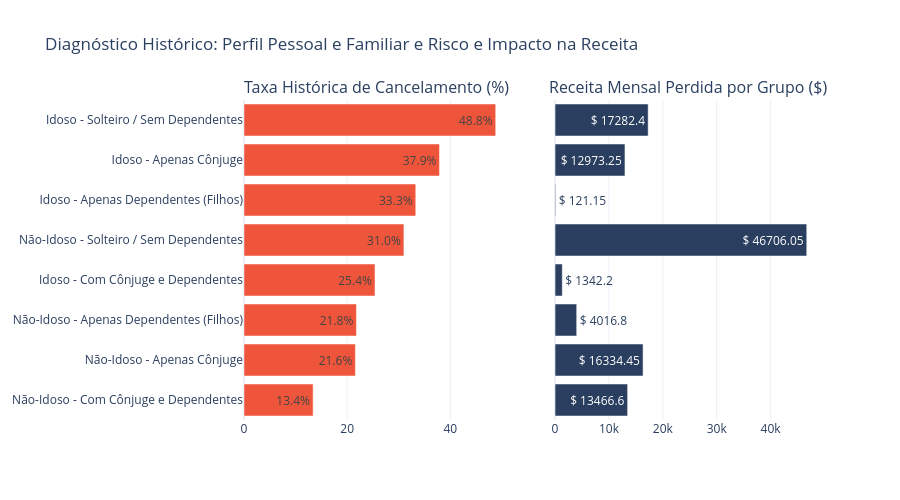

Source (notebook cell):
### Code cell
import plotly.graph_objects as go
from plotly.subplots import make_subplots


resumo_pessoal = df_gold.groupby('perfil_pessoal').agg(
    total_clientes=('flag_churn', 'count'),
    total_cancelamentos=('flag_churn', 'sum'),
    taxa_churn=('flag_churn', lambda x: round(x.mean() * 100, 1)),
    receita_mensal_perdida=('cobranca_mensal', lambda x: round(x[df_gold.loc[x.index, 'flag_churn'] == 1].sum(), 2)),
    ticket_medio_churn=('cobranca_mensal', lambda x: round(x[df_gold.loc[x.index, 'flag_churn'] == 1].mean(), 2))
).reset_index()

resumo_pessoal = resumo_pessoal.sort_values(by='taxa_churn', ascending=True)

fig = make_subplots(
    rows=1, cols=2,
    shared_yaxes=True,
    subplot_titles=("Taxa Histórica de Cancelamento (%)", "Receita Mensal Perdida por Grupo ($)"),
    horizontal_spacing=0.08
)

fig.add_trace(go.Bar(
    x=resumo_pessoal['taxa_churn'],
    y=resumo_pessoal['perfil_pessoal'],
    orientation='h',
    text=resumo_pessoal['taxa_churn'].astype(str) + '%',
    textposition='auto',
    marker=dict(color='#EF553B'),
    name='Taxa de Churn (%)'
), row=1, col=1)

fig.add_trace(go.Bar(
    x=resumo_pessoal['receita_mensal_perdida'],
    y=resumo_pessoal['perfil_pessoal'],
    orientation='h',
    text='$ ' + resumo_pessoal['receita_mensal_perdida'].astype(str),
    textposition='auto',
    marker=dict(color='#2a3f5f'),
    name='Receita Mensal Perdida ($)'
), row=1, col=2)

fig.update_layout(
    title='Diagnóstico Histórico: Perfil Pessoal e Familiar e Risco e Impacto na Receita',
    height=500,
    template='plotly_white',
    showlegend=False
)

fig.show()

### Figure 1 — Plotly figure (JSON) as saved in the notebook; plotly's stock layout.template omitted (floating-point values rounded to 4 significant figures)
{"data": [{"marker": {"color": "#EF553B"}, "name": "Taxa de Churn (%)", "orientation": "h", "text": ["13.4%", "21.6%", "21.8%", "25.4%", "31.0%", "33.3%", "37.9%", "48.8%"], "textposition": "auto", "type": "bar", "x": [13.4, 21.6, 21.8, 25.4, 31.0, 33.3, 37.9, 48.8], "xaxis": "x", "y": ["Não-Idoso - Com Cônjuge e Dependentes", "Não-Idoso - Apenas Cônjuge", "Não-Idoso - Apenas Dependentes (Filhos)", "Idoso - Com Cônjuge e Dependentes", "Não-Idoso - Solteiro / Sem Dependentes", "Idoso - Apenas Dependentes (Filhos)", "Idoso - Apenas Cônjuge", "Idoso - Solteiro / Sem Dependentes"], "yaxis": "y"}, {"marker": {"color": "#2a3f5f"}, "name": "Receita Mensal Perdida ($)", "orientation": "h", "text": ["$ 13466.6", "$ 16334.45", "$ 4016.8", "$ 1342.2", "$ 46706.05", "$ 121.15", "$ 12973.25", "$ 17282.4"], "textposition": "auto", "type": "bar", "x": [13470.0, 16330.0, 4017.0, 1342.0, 46710.0, 121.2, 12970.0, 17280.0], "xaxis": "x2", "y": ["Não-Idoso - Com Cônjuge e Dependentes", "Não-Idoso - Apenas Cônjuge", "Não-Idoso - Apenas Dependentes (Filhos)", "Idoso - Com Cônjuge e Dependentes", "Não-Idoso - Solteiro / Sem Dependentes", "Idoso - Apenas Dependentes (Filhos)", "Idoso - Apenas Cônjuge", "Idoso - Solteiro / Sem Dependentes"], "yaxis": "y2"}], "layout": {"annotations": [{"font": {"size": 16}, "showarrow": false, "text": "Taxa Histórica de Cancelamento (%)", "x": 0.23, "xanchor": "center", "xref": "paper", "y": 1, "yanchor": "bottom", "yref": "paper"}, {"font": {"size": 16}, "showarrow": false, "text": "Receita Mensal Perdida por Grupo ($)", "x": 0.77, "xanchor": "center", "xref": "paper", "y": 1, "yanchor": "bottom", "yref": "paper"}], "height": 500, "showlegend": false, "title": {"text": "Diagnóstico Histórico: Perfil Pessoal e Familiar e Risco e Impacto na Receita"}, "xaxis": {"anchor": "y", "domain": [0, 0.46]}, "xaxis2": {"anchor": "y2", "domain": [0.54, 1]}, "yaxis": {"anchor": "x", "domain": [0, 1]}, "yaxis2": {"anchor": "x2", "domain": [0, 1], "matches": "y", "showticklabels": false}}}
